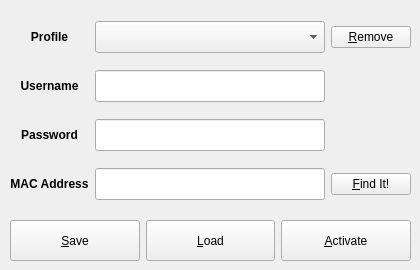
    <widget class="QWidget" name="tabAccount">
     <attribute name="icon">
      <iconset resource="wimaxcmguirc.qrc">
       <normaloff>:/images/user</normaloff>:/images/user</iconset>
     </attribute>
     <attribute name="title">
      <string>Account</string>
     </attribute>
     <widget class="QWidget" name="layoutWidgetAccount">
      <property name="geometry">
       <rect>
        <x>10</x>
        <y>10</y>
        <width>401</width>
        <height>201</height>
       </rect>
      </property>
      <layout class="QGridLayout" name="AccountInfoHolder">
       <item row="0" column="1">
        <widget class="QComboBox" name="comboProfile">
         <property name="sizePolicy">
          <sizepolicy hsizetype="Expanding" vsizetype="Fixed">
           <horstretch>0</horstretch>
           <verstretch>0</verstretch>
          </sizepolicy>
         </property>
         <property name="minimumSize">
          <size>
           <width>0</width>
           <height>32</height>
          </size>
         </property>
        </widget>
       </item>
       <item row="1" column="0">
        <widget class="QLabel" name="constUID">
         <property name="sizePolicy">
          <sizepolicy hsizetype="Minimum" vsizetype="Maximum">
           <horstretch>0</horstretch>
           <verstretch>0</verstretch>
          </sizepolicy>
         </property>
         <property name="font">
          <font>
           <weight>75</weight>
           <bold>true</bold>
          </font>
         </property>
         <property name="text">
          <string>Username</string>
         </property>
         <property name="textFormat">
          <enum>Qt::PlainText</enum>
         </property>
         <property name="alignment">
          <set>Qt::AlignCenter</set>
         </property>
        </widget>
       </item>
       <item row="1" column="1">
        <widget class="QLineEdit" name="lineEditUID">
         <property name="sizePolicy">
          <sizepolicy hsizetype="Expanding" vsizetype="Fixed">
           <horstretch>0</horstretch>
           <verstretch>0</verstretch>
          </sizepolicy>
         </property>
         <property name="minimumSize">
          <size>
           <width>0</width>
           <height>32</height>
          </size>
         </property>
         <property name="maxLength">
          <number>50</number>
         </property>
        </widget>
       </item>
       <item row="2" column="0">
        <widget class="QLabel" name="constPasswd">
         <property name="sizePolicy">
          <sizepolicy hsizetype="Minimum" vsizetype="Maximum">
           <horstretch>0</horstretch>
           <verstretch>0</verstretch>
          </sizepolicy>
         </property>
         <property name="font">
          <font>
           <weight>75</weight>
           <bold>true</bold>
          </font>
         </property>
         <property name="text">
          <string>Password</string>
         </property>
         <property name="textFormat">
          <enum>Qt::PlainText</enum>
         </property>
         <property name="alignment">
          <set>Qt::AlignCenter</set>
         </property>
        </widget>
       </item>
       <item row="2" column="1">
        <widget class="QLineEdit" name="lineEditPasswd">
         <property name="sizePolicy">
          <sizepolicy hsizetype="Expanding" vsizetype="Fixed">
           <horstretch>0</horstretch>
           <verstretch>0</verstretch>
          </sizepolicy>
         </property>
         <property name="minimumSize">
          <size>
           <width>0</width>
           <height>32</height>
          </size>
         </property>
         <property name="maxLength">
          <number>50</number>
         </property>
         <property name="echoMode">
          <enum>QLineEdit::Password</enum>
         </property>
        </widget>
       </item>
       <item row="3" column="0">
        <widget class="QLabel" name="constMAC">
         <property name="sizePolicy">
          <sizepolicy hsizetype="Minimum" vsizetype="Maximum">
           <horstretch>0</horstretch>
           <verstretch>0</verstretch>
          </sizepolicy>
         </property>
         <property name="font">
          <font>
           <weight>75</weight>
           <bold>true</bold>
          </font>
         </property>
         <property name="text">
          <string>MAC Address</string>
         </property>
         <property name="textFormat">
          <enum>Qt::PlainText</enum>
         </property>
         <property name="scaledContents">
          <bool>false</bool>
         </property>
         <property name="alignment">
          <set>Qt::AlignCenter</set>
         </property>
        </widget>
       </item>
       <item row="3" column="1">
        <widget class="QLineEdit" name="lineEditMAC">
         <property name="sizePolicy">
          <sizepolicy hsizetype="Expanding" vsizetype="Fixed">
           <horstretch>0</horstretch>
           <verstretch>0</verstretch>
          </sizepolicy>
         </property>
         <property name="minimumSize">
          <size>
           <width>0</width>
           <height>32</height>
          </size>
         </property>
         <property name="maxLength">
          <number>12</number>
         </property>
         <property name="echoMode">
          <enum>QLineEdit::Password</enum>
         </property>
        </widget>
       </item>
       <item row="3" column="2">
        <widget class="QPushButton" name="buttonLoadMAC">
         <property name="sizePolicy">
          <sizepolicy hsizetype="Maximum" vsizetype="Maximum">
           <horstretch>0</horstretch>
           <verstretch>0</verstretch>
          </sizepolicy>
         </property>
         <property name="text">
          <string>&amp;Find It!</string>
         </property>
         <property name="icon">
          <iconset resource="wimaxcmguirc.qrc">
           <normaloff>:/images/mac</normaloff>:/images/mac</iconset>
         </property>
         <property name="iconSize">
          <size>
           <width>32</width>
           <height>32</height>
          </size>
         </property>
         <property name="shortcut">
          <string>Ctrl+F</string>
         </property>
        </widget>
       </item>
       <item row="0" column="2">
        <widget class="QPushButton" name="buttonRemoveProfile">
         <property name="sizePolicy">
          <sizepolicy hsizetype="Maximum" vsizetype="Maximum">
           <horstretch>0</horstretch>
           <verstretch>0</verstretch>
          </sizepolicy>
         </property>
         <property name="text">
          <string>&amp;Remove</string>
         </property>
         <property name="icon">
          <iconset resource="wimaxcmguirc.qrc">
           <normaloff>:/images/remove</normaloff>:/images/remove</iconset>
         </property>
         <property name="iconSize">
          <size>
           <width>32</width>
           <height>32</height>
          </size>
         </property>
         <property name="shortcut">
          <string>Ctrl+R</string>
         </property>
        </widget>
       </item>
       <item row="0" column="0">
        <widget class="QLabel" name="constProfile">
         <property name="sizePolicy">
          <sizepolicy hsizetype="Minimum" vsizetype="Maximum">
           <horstretch>0</horstretch>
           <verstretch>0</verstretch>
          </sizepolicy>
         </property>
         <property name="font">
          <font>
           <weight>75</weight>
           <bold>true</bold>
          </font>
         </property>
         <property name="text">
          <string>Profile</string>
         </property>
         <property name="textFormat">
          <enum>Qt::PlainText</enum>
         </property>
         <property name="alignment">
          <set>Qt::AlignCenter</set>
         </property>
        </widget>
       </item>
      </layout>
     </widget>
     <widget class="QWidget" name="layoutWidgetAccountButtons">
      <property name="geometry">
       <rect>
        <x>10</x>
        <y>220</y>
        <width>401</width>
        <height>41</height>
       </rect>
      </property>
      <layout class="QHBoxLayout" name="AccountButtonHolder">
       <item>
        <widget class="QPushButton" name="buttonSaveProfile">
         <property name="sizePolicy">
          <sizepolicy hsizetype="Expanding" vsizetype="Expanding">
           <horstretch>0</horstretch>
           <verstretch>0</verstretch>
          </sizepolicy>
         </property>
         <property name="text">
          <string>&amp;Save</string>
         </property>
         <property name="icon">
          <iconset resource="wimaxcmguirc.qrc">
           <normaloff>:/images/save</normaloff>:/images/save</iconset>
         </property>
         <property name="iconSize">
          <size>
           <width>24</width>
           <height>24</height>
          </size>
         </property>
         <property name="shortcut">
          <string>Ctrl+S</string>
         </property>
        </widget>
       </item>
       <item>
        <widget class="QPushButton" name="buttonLoadProfile">
         <property name="sizePolicy">
          <sizepolicy hsizetype="Expanding" vsizetype="Expanding">
           <horstretch>0</horstretch>
           <verstretch>0</verstretch>
          </sizepolicy>
         </property>
         <property name="text">
          <string>&amp;Load</string>
         </property>
         <property name="icon">
          <iconset resource="wimaxcmguirc.qrc">
           <normaloff>:/images/load</normaloff>:/images/load</iconset>
         </property>
         <property name="iconSize">
          <size>
           <width>24</width>
           <height>24</height>
          </size>
         </property>
         <property name="shortcut">
          <string>Ctrl+L</string>
         </property>
        </widget>
       </item>
       <item>
        <widget class="QPushButton" name="buttonActivateProfile">
         <property name="sizePolicy">
          <sizepolicy hsizetype="Expanding" vsizetype="Expanding">
           <horstretch>0</horstretch>
           <verstretch>0</verstretch>
          </sizepolicy>
         </property>
         <property name="text">
          <string>&amp;Activate</string>
         </property>
         <property name="icon">
          <iconset resource="wimaxcmguirc.qrc">
           <normaloff>:/images/activate</normaloff>:/images/activate</iconset>
         </property>
         <property name="iconSize">
          <size>
           <width>24</width>
           <height>24</height>
          </size>
         </property>
         <property name="shortcut">
          <string>Ctrl+A</string>
         </property>
        </widget>
       </item>
      </layout>
     </widget>
    </widget>
